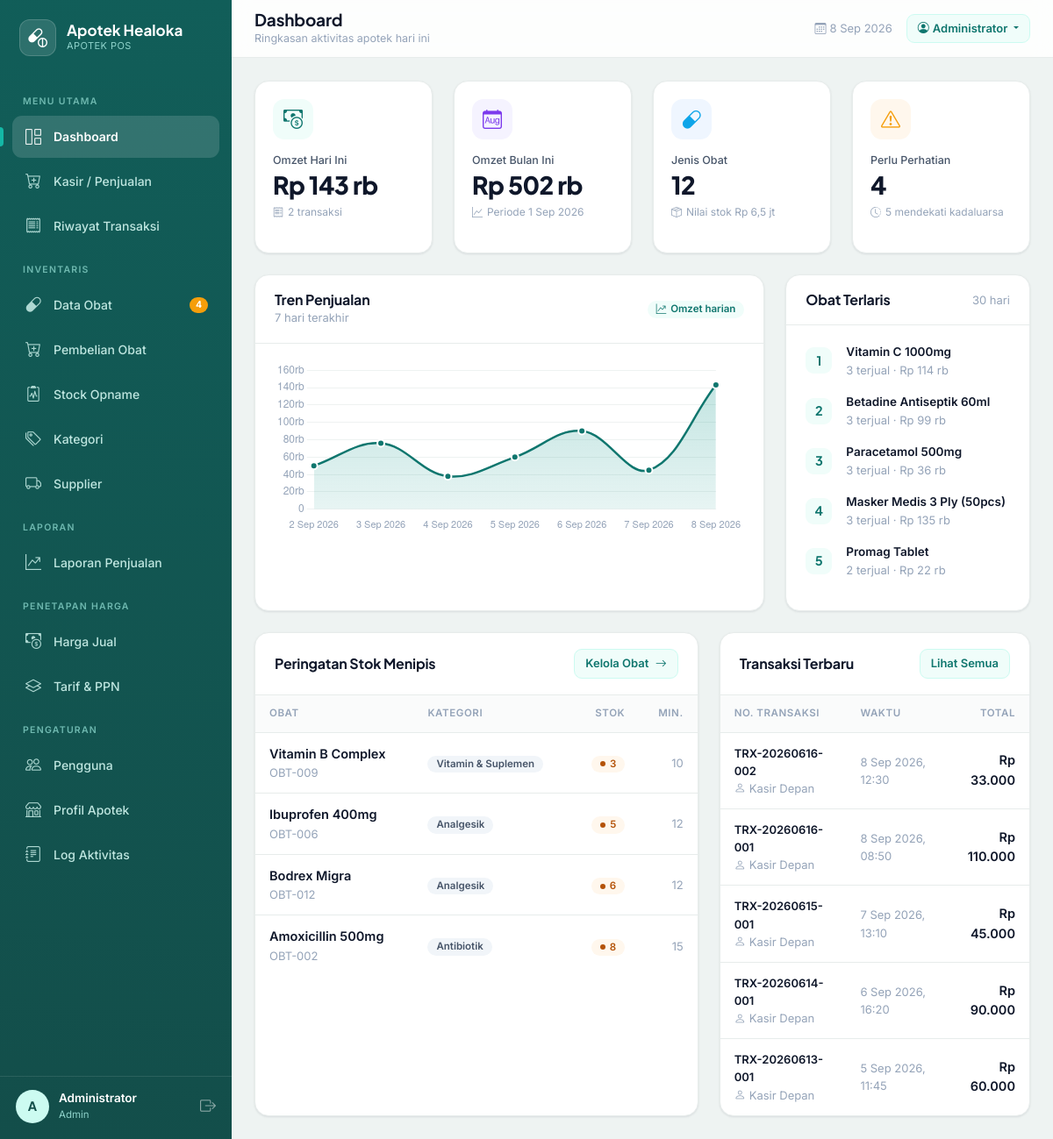
The page / (signed in) on the database its author committed.
### tables this page shows
CREATE TABLE `obat` (
  `id`                INT AUTO_INCREMENT PRIMARY KEY,
  `kode_obat`         VARCHAR(30)  NOT NULL UNIQUE,
  `nama_obat`         VARCHAR(150) NOT NULL,
  `kategori_id`       INT DEFAULT NULL,
  `supplier_id`       INT DEFAULT NULL,
  `satuan`            VARCHAR(30)  DEFAULT 'Strip',
  `harga_beli`        INT NOT NULL DEFAULT 0,
  `harga_jual`        INT NOT NULL DEFAULT 0,
  `stok`              INT NOT NULL DEFAULT 0,
  `stok_minimal`      INT NOT NULL DEFAULT 10,
  `tanggal_kadaluarsa` DATE DEFAULT NULL,
  `created_at`        TIMESTAMP DEFAULT CURRENT_TIMESTAMP,
  FOREIGN KEY (`kategori_id`) REFERENCES `kategori`(`id`) ON DELETE SET NULL,
  FOREIGN KEY (`supplier_id`) REFERENCES `supplier`(`id`) ON DELETE SET NULL
);

CREATE TABLE `kategori` (
  `id`            INT AUTO_INCREMENT PRIMARY KEY,
  `nama_kategori` VARCHAR(100) NOT NULL,
  `keterangan`    VARCHAR(255) DEFAULT NULL
);

CREATE TABLE `penjualan` (
  `id`            INT AUTO_INCREMENT PRIMARY KEY,
  `no_transaksi`  VARCHAR(40) NOT NULL UNIQUE,
  `tanggal`       DATETIME NOT NULL,
  `user_id`       INT DEFAULT NULL,
  `tarif_id`      INT DEFAULT NULL,
  `tarif_nama`    VARCHAR(100) DEFAULT NULL,
  `pelanggan`     VARCHAR(100) DEFAULT NULL,
  `no_wa`         VARCHAR(25) DEFAULT NULL,
  `total`         INT NOT NULL DEFAULT 0,
  `bayar`         INT NOT NULL DEFAULT 0,
  `kembali`       INT NOT NULL DEFAULT 0,
  FOREIGN KEY (`user_id`) REFERENCES `users`(`id`) ON DELETE SET NULL
);

CREATE TABLE `users` (
  `id`         INT AUTO_INCREMENT PRIMARY KEY,
  `nama`       VARCHAR(100) NOT NULL,
  `username`   VARCHAR(50)  NOT NULL UNIQUE,
  `password`   VARCHAR(255) NOT NULL,
  `role`       ENUM('admin','apoteker','kasir') NOT NULL DEFAULT 'kasir',
  `created_at` TIMESTAMP DEFAULT CURRENT_TIMESTAMP
);

### config/config.php (called while the page is built, shortened)
<?php
function e($value): string
{
    return htmlspecialchars((string) $value, ENT_QUOTES, 'UTF-8');
}
function rupiah($angka): string
{
    return 'Rp ' . number_format((float) $angka, 0, ',', '.');
}
function rupiah_singkat($angka): string
{
    $angka = (float) $angka;
    if ($angka >= 1_000_000)     return 'Rp ' . rtrim(rtrim(number_format($angka / 1_000_000, 1, ',', '.'), '0'), ',') . ' jt';
    if ($angka >= 1_000)         return 'Rp ' . round($angka / 1_000) . ' rb';
    return rupiah($angka);
}
function tgl_indo($tanggal, bool $with_time = false): string
{
    $bulan = [1=>'Jan','Feb','Mar','Apr','Mei','Jun','Jul','Agu','Sep','Okt','Nov','Des'];
    $ts = strtotime($tanggal);
    $out = date('j', $ts) . ' ' . $bulan[(int) date('n', $ts)] . ' ' . date('Y', $ts);
    if ($with_time) $out .= ', ' . date('H:i', $ts);
    return $out;
}

### index.php (the view, shortened to what this page needs)
<?php
require_once __DIR__ . '/includes/header.php';
$today = date('Y-m-d');
$total_obat   = (int) $conn->query("SELECT COUNT(*) c FROM obat")->fetch_assoc()['c'];
$nilai_stok   = (int) $conn->query("SELECT COALESCE(SUM(stok*harga_beli),0) s FROM obat")->fetch_assoc()['s'];
$stmt = $conn->prepare("SELECT COALESCE(SUM(total),0) t, COUNT(*) c FROM penjualan WHERE DATE(tanggal)=?");
$stmt->bind_param('s', $today); $stmt->execute();
$pj_today = $stmt->get_result()->fetch_assoc();
$omzet_today = (int) $pj_today['t'];
$trx_today   = (int) $pj_today['c'];
$bulan_ini = date('Y-m');
$omzet_bulan = (int) $conn->query(
    "SELECT COALESCE(SUM(total),0) t FROM penjualan WHERE DATE_FORMAT(tanggal,'%Y-%m')='$bulan_ini'"
)->fetch_assoc()['t'];
$obat_menipis = (int) $conn->query("SELECT COUNT(*) c FROM obat WHERE stok <= stok_minimal")->fetch_assoc()['c'];
$obat_kadaluarsa = (int) $conn->query(
    "SELECT COUNT(*) c FROM obat WHERE tanggal_kadaluarsa IS NOT NULL AND tanggal_kadaluarsa <= DATE_ADD(CURDATE(), INTERVAL 90 DAY)"
)->fetch_assoc()['c'];
$labels = []; $data_omzet = [];
for ($i = 6; $i >= 0; $i--) {
    $d = date('Y-m-d', strtotime("-$i day"));
    $labels[] = tgl_indo($d);
    $r = $conn->query("SELECT COALESCE(SUM(total),0) t FROM penjualan WHERE DATE(tanggal)='$d'")->fetch_assoc();
    $data_omzet[] = (int) $r['t'];
}
$terlaris = $conn->query(
    "SELECT pd.nama_obat, SUM(pd.jumlah) qty, SUM(pd.subtotal) total
     FROM penjualan_detail pd
     JOIN penjualan p ON p.id = pd.penjualan_id
     WHERE p.tanggal >= DATE_SUB(CURDATE(), INTERVAL 30 DAY)
     GROUP BY pd.nama_obat ORDER BY qty DESC LIMIT 5"
);
$menipis_list = $conn->query(
    "SELECT o.nama_obat, o.kode_obat, o.stok, o.stok_minimal, k.nama_kategori
     FROM obat o LEFT JOIN kategori k ON k.id=o.kategori_id
     WHERE o.stok <= o.stok_minimal ORDER BY o.stok ASC LIMIT 6"
);
$transaksi_baru = $conn->query(
    "SELECT p.no_transaksi, p.tanggal, p.total, u.nama AS kasir
     FROM penjualan p LEFT JOIN users u ON u.id=p.user_id
     ORDER BY p.tanggal DESC LIMIT 5"
);
?>
<div class="row g-3 g-xl-4 mb-4">
  <div class="col-6 col-xl-3">
    <div class="stat">
      <div class="stat__icon ic-teal"><i class="bi bi-cash-coin"></i></div>
      <p class="stat__label">Omzet Hari Ini</p>
      <p class="stat__value"><?= rupiah_singkat($omzet_today) ?></p>
      <p class="stat__hint"><i class="bi bi-receipt"></i> <?= $trx_today ?> transaksi</p>
    </div>
  </div>
  <div class="col-6 col-xl-3">
    <div class="stat">
      <div class="stat__icon ic-violet"><i class="bi bi-calendar-month"></i></div>
      <p class="stat__label">Omzet Bulan Ini</p>
      <p class="stat__value"><?= rupiah_singkat($omzet_bulan) ?></p>
      <p class="stat__hint"><i class="bi bi-graph-up"></i> Periode <?= tgl_indo(date('Y-m-01')) ?></p>
    </div>
  </div>
  <div class="col-6 col-xl-3">
    <div class="stat">
      <div class="stat__icon ic-sky"><i class="bi bi-capsule"></i></div>
      <p class="stat__label">Jenis Obat</p>
      <p class="stat__value"><?= number_format($total_obat,0,',','.') ?></p>
      <p class="stat__hint"><i class="bi bi-box-seam"></i> Nilai stok <?= rupiah_singkat($nilai_stok) ?></p>
    </div>
  </div>
  <div class="col-6 col-xl-3">
    <div class="stat">
      <div class="stat__icon ic-amber"><i class="bi bi-exclamation-triangle"></i></div>
      <p class="stat__label">Perlu Perhatian</p>
      <p class="stat__value"><?= $obat_menipis ?></p>
      <p class="stat__hint"><i class="bi bi-clock-history"></i> <?= $obat_kadaluarsa ?> mendekati kadaluarsa</p>
    </div>
  </div>
</div>
<div class="row g-3 g-xl-4">
  <div class="col-lg-8">
    <div class="card-app h-100">
      <div class="card-app__head">
        <div>
          <h2 class="card-app__title">Tren Penjualan</h2>
          <span class="cell-muted">7 hari terakhir</span>
        </div>
        <span class="pill pill-teal ms-auto"><i class="bi bi-graph-up-arrow"></i> Omzet harian</span>
      </div>
      <div class="card-app__body">
        <canvas id="chartPenjualan" height="110"></canvas>
      </div>
    </div>
  </div>
  <div class="col-lg-4">
    <div class="card-app h-100">
      <div class="card-app__head"><h2 class="card-app__title">Obat Terlaris</h2>
        <span class="cell-muted ms-auto">30 hari</span></div>
      <div class="card-app__body">
        <?php $rank = 0; if ($terlaris->num_rows): while ($t = $terlaris->fetch_assoc()): $rank++; ?>
          <div class="d-flex align-items-center gap-3 mb-3">
            <div class="d-grid" style="width:30px;height:30px;place-items:center;border-radius:9px;
                 background:var(--teal-50);color:var(--teal-700);font-weight:700;font-family:'Plus Jakarta Sans'">
              <?= $rank ?>
            </div>
            <div class="flex-grow-1" style="min-width:0">
              <div class="cell-strong text-truncate" style="font-size:13.5px"><?= e($t['nama_obat']) ?></div>
              <div class="cell-muted"><?= (int)$t['qty'] ?> terjual &middot; <?= rupiah_singkat($t['total']) ?></div>
            </div>
          </div>
        <?php endwhile; else: ?>
          <div class="empty-state"><i class="bi bi-inbox"></i>Belum ada penjualan</div>
        <?php endif; ?>
      </div>
    </div>
  </div>
  <div class="col-lg-7">
    <div class="card-app h-100">
      <div class="card-app__head">
        <h2 class="card-app__title">Peringatan Stok Menipis</h2>
        <a href="obat" class="btn btn-soft btn-sm ms-auto">Kelola Obat <i class="bi bi-arrow-right ms-1"></i></a>
      </div>
      <div class="table-responsive">
        <table class="table-app">
          <thead><tr><th>Obat</th><th>Kategori</th><th class="text-end">Stok</th><th class="text-end">Min.</th></tr></thead>
          <tbody>
          <?php if ($menipis_list->num_rows): while ($m = $menipis_list->fetch_assoc()): ?>
            <tr>
              <td>
                <div class="cell-strong"><?= e($m['nama_obat']) ?></div>
                <div class="cell-muted"><?= e($m['kode_obat']) ?></div>
              </td>
              <td><span class="pill pill-gray"><?= e($m['nama_kategori'] ?? '-') ?></span></td>
              <td class="text-end">
                <span class="pill <?= $m['stok']==0?'pill-rose':'pill-amber' ?> pill-dot">
                  <?= (int)$m['stok'] ?>
                </span>
              </td>
              <td class="text-end cell-muted"><?= (int)$m['stok_minimal'] ?></td>
            </tr>
          <?php endwhile; else: ?>
            <tr><td colspan="4"><div class="empty-state"><i class="bi bi-check2-circle"></i>Semua stok aman 👍</div></td></tr>
          <?php endif; ?>
          </tbody>
        </table>
      </div>
    </div>
  </div>
  <div class="col-lg-5">
    <div class="card-app h-100">
      <div class="card-app__head">
        <h2 class="card-app__title">Transaksi Terbaru</h2>
        <a href="transaksi" class="btn btn-soft btn-sm ms-auto">Lihat Semua</a>
      </div>
      <div class="table-responsive">
        <table class="table-app">
          <thead><tr><th>No. Transaksi</th><th>Waktu</th><th class="text-end">Total</th></tr></thead>
          <tbody>
          <?php if ($transaksi_baru->num_rows): while ($trx = $transaksi_baru->fetch_assoc()): ?>
            <tr>
              <td>
                <div class="cell-strong" style="font-size:13px"><?= e($trx['no_transaksi']) ?></div>
                <div class="cell-muted"><i class="bi bi-person me-1"></i><?= e($trx['kasir'] ?? '-') ?></div>
              </td>
              <td class="cell-muted"><?= tgl_indo($trx['tanggal'], true) ?></td>
              <td class="text-end cell-strong"><?= rupiah($trx['total']) ?></td>
            </tr>
          <?php endwhile; else: ?>
            <tr><td colspan="3"><div class="empty-state"><i class="bi bi-inbox"></i>Belum ada transaksi</div></td></tr>
          <?php endif; ?>
          </tbody>
        </table>
      </div>
    </div>
  </div>
</div>
<?php
$extra_js = "
<script src='https://cdn.jsdelivr.net/npm/chart.js@4.4.1/dist/chart.umd.min.js'></script>
<script>
const ctx = document.getElementById('chartPenjualan');
const grad = ctx.getContext('2d').createLinearGradient(0,0,0,260);
grad.addColorStop(0,'rgba(13,148,136,.28)');
grad.addColorStop(1,'rgba(13,148,136,0)');
new Chart(ctx,{
  type:'line',
  data:{
    labels: " . json_encode($labels) . ",
    datasets:[{
      label:'Omzet', data: " . json_encode($data_omzet) . ",
      borderColor:'#0f766e', backgroundColor:grad, borderWidth:2.5,
      fill:true, tension:.38, pointBackgroundColor:'#0f766e',
      pointRadius:4, pointHoverRadius:6, pointBorderColor:'#fff', pointBorderWidth:2
    }]
  },
  options:{
    responsive:true, maintainAspectRatio:true,
    plugins:{ legend:{display:false},
      tooltip:{ backgroundColor:'#0f172a', padding:12, cornerRadius:10, displayColors:false,
        callbacks:{ label:(c)=> 'Rp ' + c.parsed.y.toLocaleString('id-ID') } } },
    scales:{
      y:{ beginAtZero:true, grid:{color:'#eef2f1'}, border:{display:false},
          ticks:{ color:'#94a3b8', callback:(v)=> v>=1000? (v/1000)+'rb' : v } },
      x:{ grid:{display:false}, border:{display:false}, ticks:{color:'#94a3b8', font:{size:11}} }
    }
  }
});
</script>";
require_once __DIR__ . '/includes/footer.php';

### rows shown on the page
obat: nama_obat "Vitamin B Complex", kode_obat "OBT-009", kategori.nama_kategori "Vitamin & Suplemen", stok "3", stok_minimal "10"
obat: nama_obat "Ibuprofen 400mg", kode_obat "OBT-006", kategori.nama_kategori "Analgesik", stok "5", stok_minimal "12"
obat: nama_obat "Bodrex Migra", kode_obat "OBT-012", kategori.nama_kategori "Analgesik", stok "6", stok_minimal "12"
obat: nama_obat "Amoxicillin 500mg", kode_obat "OBT-002", kategori.nama_kategori "Antibiotik", stok "8", stok_minimal "15"
penjualan: no_transaksi "TRX-20260616-002", user.nama "Kasir Depan", tanggal "8 Sep 2026, 12:30", total "Rp 33.000"
penjualan: no_transaksi "TRX-20260616-001", user.nama "Kasir Depan", tanggal "8 Sep 2026, 08:50", total "Rp 110.000"
penjualan: no_transaksi "TRX-20260615-001", user.nama "Kasir Depan", tanggal "7 Sep 2026, 13:10", total "Rp 45.000"
penjualan: no_transaksi "TRX-20260614-001", user.nama "Kasir Depan", tanggal "6 Sep 2026, 16:20", total "Rp 90.000"
penjualan: no_transaksi "TRX-20260613-001", user.nama "Kasir Depan", tanggal "5 Sep 2026, 11:45", total "Rp 60.000"

### other values the page prints
APP_NAME "Apotek Healoka"
$stok_menipis "4"
substr($user['nama'], 0, 1) "A"
$user['nama'] "Administrator"
$user['role'] "Admin"
$title "Dashboard"
$crumb "Ringkasan aktivitas apotek hari ini"
rupiah_singkat($omzet_today) "Rp 143 rb"
$trx_today "2"
rupiah_singkat($omzet_bulan) "Rp 502 rb"
$total_obat "12"
rupiah_singkat($nilai_stok) "Rp 6,5 jt"
$obat_menipis "4"
$obat_kadaluarsa "5"
$t['nama_obat'] "Vitamin C 1000mg"
